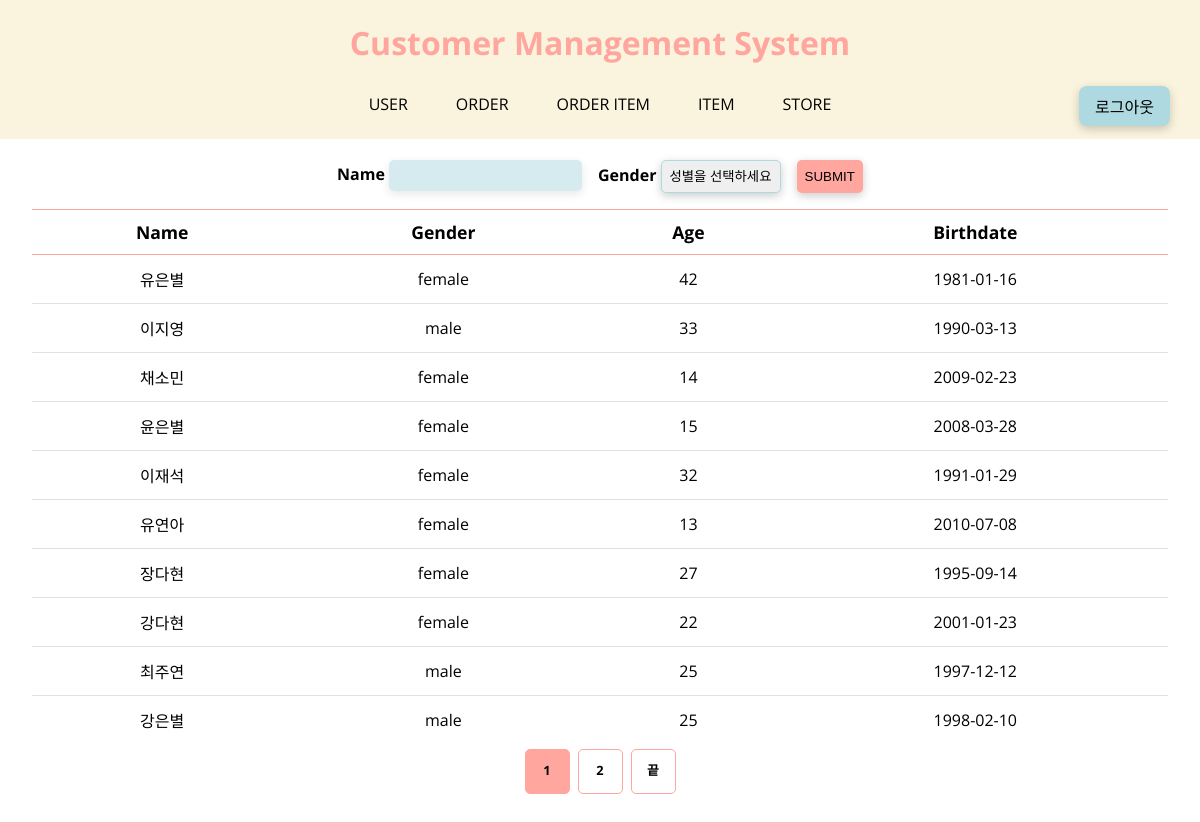
/users/, run on the app's committed database.
### tables this page shows
CREATE TABLE user(
"Id" TEXT PRIMARY KEY,
"Name" TEXT,
"Gender" TEXT,
"Birthdate" TEXT,
"Age" INTEGER,
"Address" TEXT);

### views/users_view.py (the view)
@bp.route('/users/')
def users():
    db_controller = DbController()
    page = request.args.get('page', default=1, type=int)
    search_name = request.args.get('name', default="", type=str)
    search_gender = request.args.get('gender', default="", type=str)
    keywords = "&name=" + search_name
    keywords += "&gender=" + search_gender
    if search_name or search_gender:
        total_pages = db_controller.get_search_total_pages('user', search_name, search_gender)
        page_data = db_controller.search_name_gender('user', search_name, search_gender, page)
    else:
        total_pages = db_controller.get_total_pages('user')
        page_data = db_controller.page_item('user', page)
    return render_template("users.html", users = page_data, total_pages = total_pages, current_page = page, keywords = keywords, search_name=search_name, search_gender = search_gender)

### db.py (called while the page is built)
    def get_total_pages(self, data_type):
        self.cursor2.execute('select count(*) from {}'.format(data_type))
        count = self.cursor2.fetchone()
        result = int(count[0]) // per_page + (int(count[0]) % per_page > 0)
        return result

    def page_item(self, data_type, page):
        self.cursor.execute('select * from {} limit {} offset ({}-1)*{}'.format(data_type, per_page, page, per_page))
        result = self.cursor.fetchall()
        return result

### templates/users.html (shortened to what this page needs)
{% extends "components/layout.html" %} {% block content %} {{ super() }}
<main class="main">
  <form method="get" class="form">
    <div>
      <label for="name">Name </label>
      <input class="form__text__input" type="text" name="name" value="{{ search_name }}" />
    </div>
    <div>
      <label for="gender">Gender </label>
      <select class="form__select" name="gender">
        <option value="">성별을 선택하세요</option>
      </select>
    </div>
    <button class="form__button" type="submit">SUBMIT</button>
  </form>
  <table>
    <tr>
      <th>Name</th>
      <th>Gender</th>
      <th>Age</th>
      <th>Birthdate</th>
    </tr>
    {% for user in users %}
    <tr class="table__item hover" onclick="location.href='/user_detail/{{ user.Id }}'">
      <td align="center">{{ user['Name'] }}</td>
      <td align="center">{{ user['Gender'] }}</td>
      <td align="center">{{ user['Age'] }}</td>
      <td align="center">{{ user['Birthdate'] }}</td>
    </tr>
    {% endfor %}
  </table>
{% include "components/pagination.html" %}
</main>
{% endblock %}

### templates/components/layout.html (shortened to what this page needs)
<!DOCTYPE html>
<html lang="en">
  <head>
    <link rel="stylesheet" href="{{ url_for('static', filename='css/style.css') }}" />
  </head>
  <body>
    {% block content %}
    <header class="header">{% include "components/header.html" %} {% include "components/navbar.html" %}</header>
    {% endblock %}
  </body>
</html>

### templates/components/header.html
<h1 class="header__title">Customer Management System</h1>

### templates/components/navbar.html
<nav>
  <div class="navbar">
    <ul class="navbar__menus">
      <li><a class="menu__item" href="/users">USER</a></li>
      <li><a class="menu__item" href="/orders">ORDER</a></li>
      <li><a class="menu__item" href="/order_items">ORDER ITEM</a></li>
      <li><a class="menu__item" href="/items">ITEM</a></li>
      <li><a class="menu__item" href="/stores">STORE</a></li>
    </ul>
  </div>
  <button class="logout__button" type="button" onclick="location.href='{{ url_for('logout.logout') }}'">
    로그아웃
  </button>
</nav>

### templates/components/pagination.html (shortened to what this page needs)
<div class="pagination">
  <a class="current-page" href="?page={{ current_page }}{{ keywords }}"
    >{{ current_page }}</a
  >
  {% if current_page - total_pages < 0 %}
  <a href="?page={{ current_page + 1 }}{{ keywords }}">{{ current_page + 1}}</a>
  {% endif %} {% if total_pages != 0 and current_page != total_pages %}
  <a href="?page={{ total_pages }}{{ keywords }}">끝</a>
  {% endif %}
</div>

### static/css/style.css (style rules this page uses)
* { box-sizing: border-box; }
body { margin: 0; font-family: 'Open Sans', sans-serif; }
h1, h2, h3, p, ul { margin: 0; }
ul { list-style: none; padding: 0; }
a { text-decoration: none; color: black; }
button { background-color: transparent; padding: 0; outline: 0; border: 0; }
input { border: none; }
select { appearance: none; }
.main { margin-top: 160px; margin-bottom: 50px; padding: 0 2rem; }

### static/css/variables.css (style rules this page uses)
:root { --color-primary: var(--color-blue); --color-primary-variant: var(--color-mint); --color-accent: var(--color-pink); --color-accent-variant: var(--color-beige); --color-text: var(--color-black); --color-blue: #aed9e0; --color-mint: #b8f2e6; --color-pink: #ffa69e; --color-beige: #faf3dd; --color-black: #000000; }

### static/css/components/header.css (style rules this page uses)
.header { position: fixed; width: 100%; padding: 0.5rem 0; top: 0; background-color: var(--color-accent-variant); z-index: 1; }
.header__title { font-size: 2rem; text-align: center; margin: 0.8rem 0; color: var(--color-accent); }
.navbar { display: flex; justify-content: center; align-items: center; }
.navbar__menus { display: flex; padding: 1rem; gap: 1rem; }
.menu__item { padding: 0.5rem 1rem; transition: border-bottom 250ms ease-in; }
.logout__button { position: absolute; top: 86px; right: 30px; padding: 0.5rem 1rem; font-size: 1rem; background-color: var(--color-primary); box-shadow: 0 3px 10px rgb(0, 0, 0, 0.2); border-radius: 8px; }

### static/css/components/table.css (style rules this page uses)
table { width: 100%; font-size: 1.1rem; border-collapse: collapse; }
th { padding: 10px; border-top: 1px solid var(--color-accent); border-bottom: 1.5px solid var(--color-accent); font-size: 1.1rem; }
.table__item td { padding: 12px; border-top: 1px solid #dee2e6; font-size: 1rem; }

### static/css/components/pagination.css (style rules this page uses)
.pagination { display: flex; justify-content: center; align-items: center; gap: 8px; margin: 5px; }
.pagination a { width: 45px; height: 45px; line-height: 25.5px; padding: 8px; border: 1px solid var(--color-accent); border-radius: 5px; text-align: center; font-size: 0.8rem; font-weight: bold; }
.current-page { background-color: var(--color-accent); }

### static/css/components/form.css (style rules this page uses)
.form { display: flex; justify-content: center; gap: 1rem; margin-bottom: 1rem; font-size: 1rem; font-weight: bold; }
.form__text__input { background-color: var(--color-primary); opacity: 0.5; padding: 0.5rem; border-radius: 5px; box-shadow: 0 3px 10px rgb(0, 0, 0, 0.2); }
.form__select { padding: 0.5rem; border-color: var(--color-primary); border-radius: 5px; box-shadow: 0 3px 10px rgb(0, 0, 0, 0.2); }
.form__button { background-color: var(--color-accent); padding: 0 0.5rem; border-radius: 5px; box-shadow: 0 3px 10px rgb(0, 0, 0, 0.2); }

### data on the page
user: Name "유은별", Gender "female", Age "42", Birthdate "1981-01-16"
user: Name "이지영", Gender "male", Age "33", Birthdate "1990-03-13"
user: Name "채소민", Gender "female", Age "14", Birthdate "2009-02-23"
user: Name "윤은별", Gender "female", Age "15", Birthdate "2008-03-28"
user: Name "이재석", Gender "female", Age "32", Birthdate "1991-01-29"
user: Name "유연아", Gender "female", Age "13", Birthdate "2010-07-08"
user: Name "장다현", Gender "female", Age "27", Birthdate "1995-09-14"
user: Name "강다현", Gender "female", Age "22", Birthdate "2001-01-23"
user: Name "최주연", Gender "male", Age "25", Birthdate "1997-12-12"
user: Name "강은별", Gender "male", Age "25", Birthdate "1998-02-10"

### other printed values
{{ current_page }} "1"
{{ current_page + 1 }} "2"
